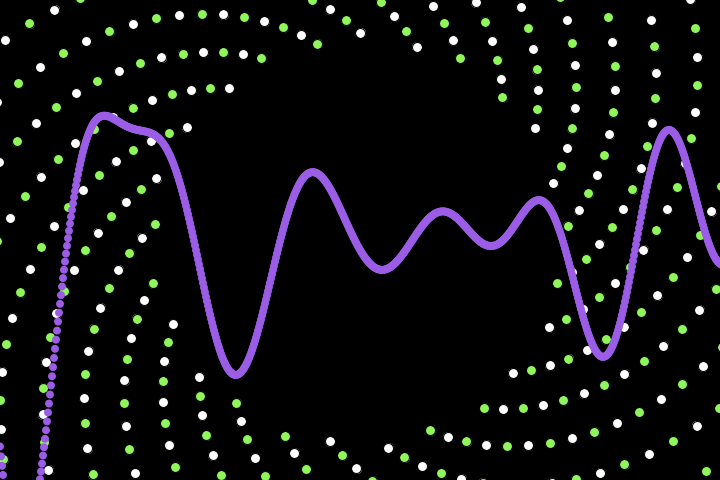
Frame 1 (no input)
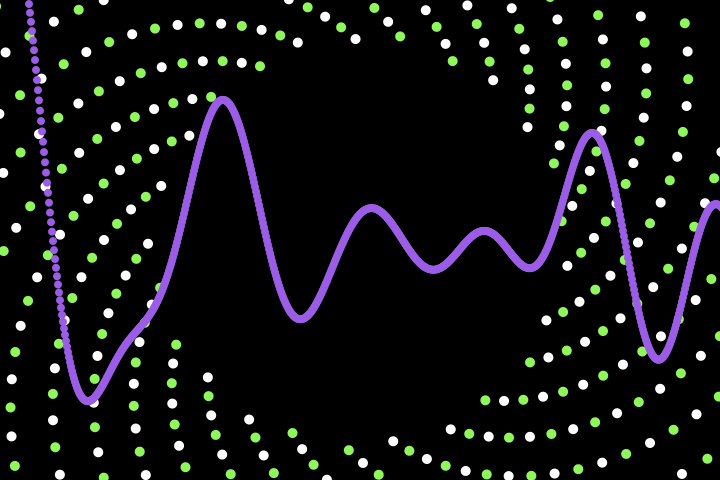
Frame 60 (the mouse pressed at the canvas centre just before this capture)
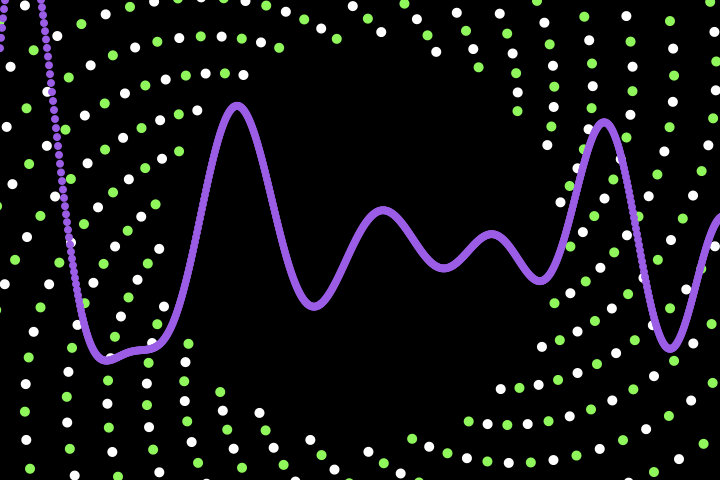
Frame 120 (the mouse held since frame 60 and released just before this capture)

The Processing sketch that drew these frames (run headless with seeded random() and noise(); from frame 60 on, the mouse is pressed at the canvas centre):

// Processing sketch: patern41
// ── patern41.pde
int xafstand = 1;
int maxgolven = 25;
float snelheidsFactor = 0.1;

float theta = 0.0;
float[] amplitude = new float[maxgolven];
float[] dx = new float[maxgolven];
float[] ywaarden;

float spiralenSnelheid = 5;
color spiralenKleur;
float spiralenRotatie = 4;
float stipGrootte = 10;

boolean wisselKleur = false;

void setup() {
  size(720, 480);
  colorMode(RGB, 255, 255, 255, 100);
  int golfBreedte = width + 16;

  for (int i = 0; i < maxgolven; i++) {
    amplitude[i] = random(10, 30);
    float periode = random(100, 300);
    dx[i] = (TWO_PI / periode) * xafstand;
  }

  ywaarden = new float[golfBreedte / xafstand];
  
  spiralenKleur = color(0, 200, 255);
}

void draw() {
  background(0, 0, 0);
  translate(width / 2, height / 2);
  tekenSpiraal(spiralenRotatie);
  translate(-width / 2, -height / 2);
  berekenGolf();
  toonGolf();
  snelheidsFactor += 0.5;
  snelheidsFactor = min(10.0, snelheidsFactor);
  spiralenRotatie += spiralenSnelheid;
}

void berekenGolf() {
  theta += 0.02 * snelheidsFactor;
  for (int i = 0; i < ywaarden.length; i++) {
    ywaarden[i] = 0;
  }
  for (int j = 0; j < maxgolven; j++) {
    float x = theta;
    for (int i = 0; i < ywaarden.length; i++) {
      if (j % 2 == 0)
        ywaarden[i] += sin(x) * amplitude[j];
      else
        ywaarden[i] += cos(x) * amplitude[j];
      x += dx[j];
    }
  }
}

void toonGolf() {
  noStroke();
  fill(155, 93, 229);
  ellipseMode(CENTER);
  for (int x = 0; x < ywaarden.length; x++) {
    ellipse(x * xafstand, height / 2 + ywaarden[x], 8, 8);
  }
}

void tekenSpiraal(float rotatie) {
  float straal = 200;
  float hoekIncrement = 0.5;
  for (float t = 0; t < 20000; t += hoekIncrement) {
    float x = cos(t + rotatie) * (straal + t);
    float y = sin(t + rotatie) * (straal + t);
    
    if (wisselKleur) {
      fill(143, 247, 92);
    } else {
      fill(255, 255, 255);
    }
    ellipse(x, y, stipGrootte, stipGrootte);
    
    wisselKleur = !wisselKleur;
  }
}
